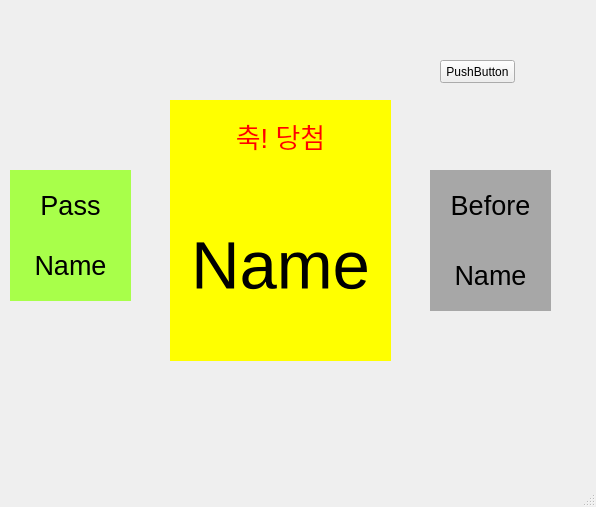
<?xml version="1.0" encoding="UTF-8"?>
<ui version="4.0">
 <class>MainWindow</class>
 <widget class="QMainWindow" name="MainWindow">
  <property name="geometry">
   <rect>
    <x>0</x>
    <y>0</y>
    <width>596</width>
    <height>507</height>
   </rect>
  </property>
  <property name="windowTitle">
   <string>MainWindow</string>
  </property>
  <widget class="QWidget" name="centralwidget">
   <widget class="QLabel" name="lb_pass">
    <property name="geometry">
     <rect>
      <x>10</x>
      <y>170</y>
      <width>121</width>
      <height>71</height>
     </rect>
    </property>
    <property name="font">
     <font>
      <pointsize>20</pointsize>
     </font>
    </property>
    <property name="styleSheet">
     <string notr="true">background-color: rgb(168, 255, 74);
</string>
    </property>
    <property name="text">
     <string>Pass</string>
    </property>
    <property name="alignment">
     <set>Qt::AlignCenter</set>
    </property>
   </widget>
   <widget class="QLabel" name="lb_price">
    <property name="geometry">
     <rect>
      <x>170</x>
      <y>100</y>
      <width>221</width>
      <height>71</height>
     </rect>
    </property>
    <property name="font">
     <font>
      <pointsize>20</pointsize>
     </font>
    </property>
    <property name="styleSheet">
     <string notr="true">background-color: rgb(255, 255, 0);
color: rgb(255, 0, 0);</string>
    </property>
    <property name="text">
     <string>축! 당첨</string>
    </property>
    <property name="alignment">
     <set>Qt::AlignCenter</set>
    </property>
   </widget>
   <widget class="QLabel" name="lb_before">
    <property name="geometry">
     <rect>
      <x>430</x>
      <y>170</y>
      <width>121</width>
      <height>71</height>
     </rect>
    </property>
    <property name="font">
     <font>
      <pointsize>20</pointsize>
     </font>
    </property>
    <property name="styleSheet">
     <string notr="true">background-color: rgb(167, 167, 167);
</string>
    </property>
    <property name="text">
     <string>Before</string>
    </property>
    <property name="alignment">
     <set>Qt::AlignCenter</set>
    </property>
   </widget>
   <widget class="QLabel" name="lb_price_name">
    <property name="geometry">
     <rect>
      <x>170</x>
      <y>170</y>
      <width>221</width>
      <height>191</height>
     </rect>
    </property>
    <property name="font">
     <font>
      <pointsize>50</pointsize>
     </font>
    </property>
    <property name="styleSheet">
     <string notr="true">background-color: rgb(255, 255, 0);</string>
    </property>
    <property name="text">
     <string>Name</string>
    </property>
    <property name="alignment">
     <set>Qt::AlignCenter</set>
    </property>
   </widget>
   <widget class="QLabel" name="lb_before_name">
    <property name="geometry">
     <rect>
      <x>430</x>
      <y>240</y>
      <width>121</width>
      <height>71</height>
     </rect>
    </property>
    <property name="font">
     <font>
      <pointsize>20</pointsize>
     </font>
    </property>
    <property name="styleSheet">
     <string notr="true">background-color: rgb(167, 167, 167);
</string>
    </property>
    <property name="text">
     <string>Name</string>
    </property>
    <property name="alignment">
     <set>Qt::AlignCenter</set>
    </property>
   </widget>
   <widget class="QLabel" name="lb_pass_name">
    <property name="geometry">
     <rect>
      <x>10</x>
      <y>230</y>
      <width>121</width>
      <height>71</height>
     </rect>
    </property>
    <property name="font">
     <font>
      <pointsize>20</pointsize>
     </font>
    </property>
    <property name="styleSheet">
     <string notr="true">background-color: rgb(168, 255, 74);</string>
    </property>
    <property name="text">
     <string>Name</string>
    </property>
    <property name="alignment">
     <set>Qt::AlignCenter</set>
    </property>
   </widget>
   <widget class="QPushButton" name="btn_test">
    <property name="geometry">
     <rect>
      <x>440</x>
      <y>60</y>
      <width>75</width>
      <height>23</height>
     </rect>
    </property>
    <property name="text">
     <string>PushButton</string>
    </property>
   </widget>
  </widget>
  <widget class="QMenuBar" name="menubar">
   <property name="geometry">
    <rect>
     <x>0</x>
     <y>0</y>
     <width>596</width>
     <height>21</height>
    </rect>
   </property>
  </widget>
  <widget class="QStatusBar" name="statusbar"/>
 </widget>
 <resources/>
 <connections/>
 <slots>
  <slot>btn_clicked()</slot>
 </slots>
</ui>
